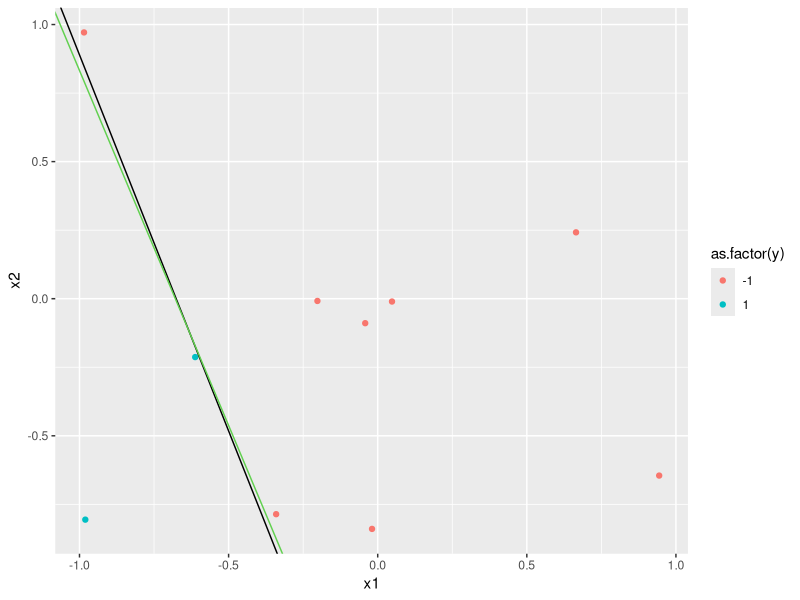
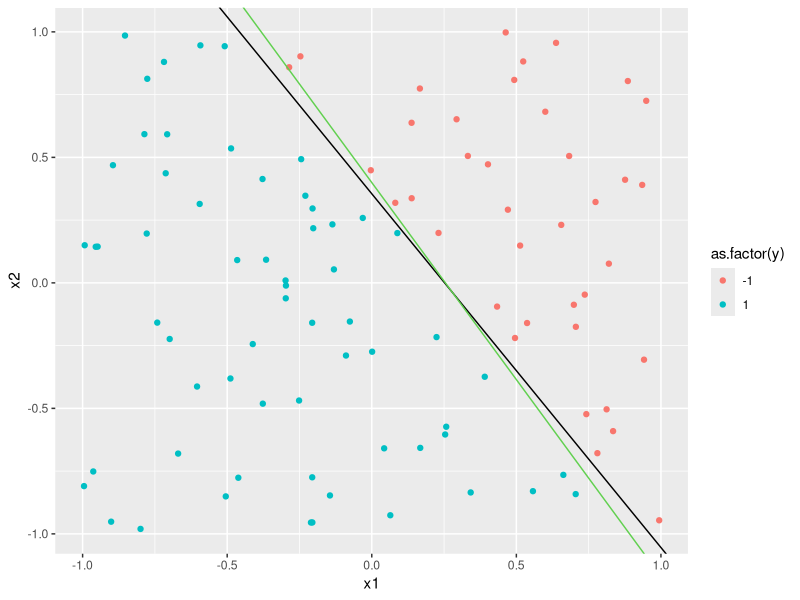

The R script that drew these images, in order:
############### LINEAR CLASSIFICATION:  THE PERCEPTRON (POCKET) LEARNING ALGORITHM ###############
#
# The Perceptron is a learning algorithm for supervised classification on linearly separable data.  The algorithm
# is implemented as follows:
#
# Given training data, (x1, y1), (x2, y2), ... , (xn, yn);
# Initialize a weight vector, w, of all zeroes.  
# Use this initial hypothesis to classify the data as follows:
#
# h(x) = y_model = sign(t(w) * x)
#
# Randomly pick a misclassified point; sign(t(w) * xn) != yn
# Take the product of xn and yn and use it to update the weight vector
# 
# w = w + xn * yn
#
# Use the updated hypothesis to classify the data; if any points are still misclassified, choose one at random
# and repeat the algorithm until all points are classified correctly.
#
# The Perceptron learning algorithm can be modified to accomodate non-linearly separable data by keeping track
# of the weight vector that produced the best in-sample error and using it as the final set of weights after
# terminating the algorithm at a designated iteration.  This version of PLA is referred to as the Pocket algorithm.
#
# This simulation implements and examines supervised classification via the Perceptron (pocket) learnin algorithm.  
# A target function f and a dataset D in d = 2 are created.  X = [-1, 1] x [-1, 1] with uniform probability of picking 
# each x in X.  Each run chooses a random line in the plane as the target function by taking the line passing through 
# two random, uniformly distributed points in [-1, 1] x [-1, 1], where one side of the line maps to +1 and the other 
# maps to -1. The inputs, x_n, of the data set are chosen as random points (uniformly in X), and the target function is 
# evaluated on each x_n to get the corresponding output, y_n. PLA is then be used to learn from this data and 
# the final hypothesis is tested against an independently generated data set.  


## Function for generating the data and, if specified, a target function
data.generate <- function(n = 10, ext = 1, generateTarget = FALSE){ 
  # Generate the points
  x1 <- runif(n, -ext, ext)
  x2 <- runif(n, -ext, ext)
  if (!generateTarget)
    return(data.frame(x1, x2))
  
  # Draw a random line in the area (target function)
  point <- runif(2, -ext, ext)
  point2 <- runif(2, -ext, ext)
  slope <- (point2[2] - point[2]) / (point2[1] - point[1])
  intercept <- point[2] - slope * point[1]
  
  # Set up a factor for point classification
  y <- as.numeric(x1 * slope + intercept > x2) * 2 - 1
  
  # Return the values in a list
  data <- data.frame(x1,x2,y)
  return(list(data = data,slope = slope, intercept = intercept))
}  


##### PLA  #####

PLA.simulate <- function(N_train = 10, N_test = 1000, numTrials = 1000, maxIterations = Inf, simulation = data.generate) {
  iterations <- numeric(numTrials)    # initializing the iteration and misclassification probability vectors
  probability <- numeric(numTrials)
  
  # Number of times to repeat the experiment is specified by numTrials
  
  for (i in 1:numTrials){
    generated <- simulation(n = N_train, generateTarget = TRUE) # generating points (set n=10 or n=100) and target function
    input <- as.matrix(cbind(1, generated$data[c(1,2)])) # creating the input matrix
    
    w <- c(0,0,0)  # initializing the weight vector
    
    #res <- apply(input,1,function(x) t(w)%*%x)  # multiplying transpose of w with each row of input matrix to get initial hypothesis function
    res <- as.vector(input %*% w) #equivalent operation
    
    best <- list(sum(sign(res) != generated$data$y)/length(res), w)  # initializing list to keep track of the best in-sample error achieved so far and the weight vector that produced it
    
    k <- 0  # initializing iteration counter
    
    while (any(sign(res) != generated$data$y) && k < maxIterations) # as long as any of the elements of res do not match the true output, y, and the iterations threshold has not been reached
                                                                    # the PLA algorithm continues to iterate  
    {                                           
      misclassified <- which(sign(res) != generated$data$y)  # getting the indices of the points for which hypothesis is wrong
      ifelse (length(misclassified) == 1, n <- misclassified, n <- sample(misclassified,1))  # randomly choose one of these points
      w <- w + generated$data$y[n]*input[n, ]                # update the weights
      res <- apply(input, 1, function(x) t(w)%*%x)           # use new weights to update the hypothesis function
      e_in <- sum(sign(res) != generated$data$y)/length(res) # calculate in-sample error
      if (e_in < best[[1]]) {
        best <- list(e_in, w) # if a the current weight vector is better than the previous best, store it
      }
      k <- k+1          # increment iteration count
    }
    
    w <- best[[2]]      #selecting the best weight vector discovered by the algorithm
    
    iterations[i] <- k  # store the number of iterations needed in this run
    
    new.data <- simulation(N_test)  # generating the test points in order to examine out-of-sample performance
    f <- as.numeric(new.data$x1 * generated$slope + generated$intercept > new.data$x2) * 2 - 1  # classifying points according to the true function f
    g <- as.numeric(new.data$x1 * (-w[2]/w[3]) - w[1]/w[3] > new.data$x2) * 2 - 1    # classifying points according to the hypothesised function g, using the 
                                                                                     # final weights provided by PLA            
    
    probability[i] <- sum(f != g)/N_test  # store the misclassification error from this run
  }
  
  # Plot the points and f and g functions from the last iteration (purely illustrative purposes)
  
  library(ggplot2)
  
  plot1 <- qplot(x1,x2,col= as.factor(y), data = generated$data) + geom_abline(intercept = generated$intercept, slope = generated$slope) +
    geom_abline(intercept = -w[1]/w[3], slope = -w[2]/w[3], col=3)
  
  print(plot1)
  
  # Final results: average of iterations and estimated misclassification probabilities
  list(iterations = mean(iterations), probability = mean(probability)) 
}

set.seed(10111)
PLA.simulate(10)  # Problems 7 & 8

PLA.simulate(100) # Problems 9 & 10
